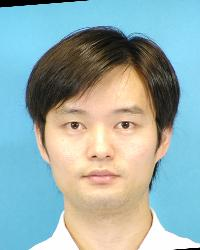
#> input picture model/test_images/input/test_img.jpg, 200 x 250 px
$ jupyter execute --allow-errors test.ipynb
#> lines starting #> are read from the running program, lines starting #| are printed output that depends on the picture
### model/s2fgenerator/model.py
from abc import ABC, abstractmethod

from keras.initializers import RandomNormal
from keras import Input, activations
from keras.models import Model
from keras.layers import Concatenate
from keras.layers import Conv2D, Conv2DTranspose
from keras.layers import LeakyReLU
from keras.layers import BatchNormalization
from keras.layers import Dropout
from keras.layers import Activation


class Base_model(ABC):
    """
        Base model class for Generator and Discriminator
        *** For image size (W 256 x H 256) ***
    """
    def __init__(self):
        self.image_shape = (256, 256, 3)

    @abstractmethod
    def build(self):
        pass


    @abstractmethod
    def load_model(self, model_path):
        pass


class Generator(Base_model):
    """
        Generator model for (W 256 x H 256)

        :param n_kernel: number of kernels for Convolution (default=4)
        :type n_kernel: int

        :param n_strides: number of strides for Convolution (default=1)
        :type n_strides: int
    """

    def __init__(self, n_kernels=4, n_strides=2):
        super().__init__()
        self.n_kernels = n_kernels
        self.n_strides = n_strides

    # overrideing abstract method
    def build(self):
        """
            Building generator model using UNET

            :return: generator model
            :rtype: keras.engine.functional.Functional
        """

        # [60 lines left out: functions encoder, decoder, not called in this run]

        # weight initialization
        init = RandomNormal(stddev=0.02)
        input_layer = Input(self.image_shape)

        # encoders
        e1 = encoder(input_layer, 64, do_batchNorm=False)
        e2 = encoder(e1, 128)
        e3 = encoder(e2, 256)
        e4 = encoder(e3, 512,)
        e5 = encoder(e4, 512,)
        e6 = encoder(e5, 512,)
        e7 = encoder(e6, 512,)

        # bottleneck
        bottleneck = Conv2D(512,  kernel_size=self.n_kernels, strides=self.n_strides, padding="same",  kernel_initializer=init)(e7)
        bottleneck = Activation(activations.relu)(bottleneck)

        # decoders
        d1 = decoder(bottleneck, e7, 512)
        d2 = decoder(d1, e6, 512)
        d3 = decoder(d2, e5, 512)
        d4 = decoder(d3, e4, 512, do_dropout=False)
        d5 = decoder(d4, e3, 256, do_dropout=False)
        d6 = decoder(d5, e2, 128, do_dropout=False)
        d7 = decoder(d6, e1, 64, do_dropout=False)

        output_layer = Conv2DTranspose(3, kernel_size=self.n_kernels, strides=self.n_strides, padding='same',  kernel_initializer=init)(d7)
        output_layer = Activation(activations.tanh)(output_layer)

        model = Model(inputs=input_layer, outputs=output_layer, name='Generator')
        return model

    # overrideing abstract method
    def load_model(self, model_weight_path):
        """
            Build and load model's weight

            :param model_weight_path: path of saved model's weight
            :type model_wight: string

            :return: generator model with saved weight
            :rtype: keras.engine.functional.Functional
        """
        g = self.build()
        g.load_weights(model_weight_path)
        return g


class Discriminator(Base_model):
    """
        Discriminator model for (W 256 x H 256)

        :param optimizer: optimizer for discriminator model

        :param loss_func: loss function for discriminator model (default='binary_crossentropy')

        :loss_weight: loss weight for discriminator model (defalut=[0.5])

        :param n_kernel: number of kernels for Convolution (default=4)
        :type n_kernel: int

        :param n_strides: number of strides for Convolution (default=1)
        :type n_strides: int
    """
    # [88 lines left out: functions __init__, build, load_model, not called in this run]


class GAN(Base_model):
    """
        GAN model for (W 256 x H 256)

        :param generator: generator model
        :type generator: keras.engine.functional.Functional

        :param discriminator: discriminator model
        :type discriminator: keras.engine.functional.Functional

        :param optimizer: optimizer for GAN model

        :param loss_func: loss function for GAN model (default=['binary_crossentropy', 'mae'])

        :param loss_weights: loss weights for GAN model (default=[1,100])
    """
    # [44 lines left out: functions __init__, build, load_model, not called in this run]

### model/test.ipynb
[cell 1]
from s2fgenerator.model import Generator
from helper.helper_func import predict_one_img, plot_one_gen_image
import cv2

#> (a cell that did not finish here is left out)

[cell 3]
img = cv2.imread("test_images/input/test_img.jpg", 0)
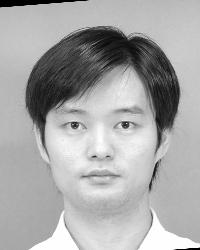
#> img: shape (250, 200); min 0, max 255, mean 167.6
img = img[50:, 0:]
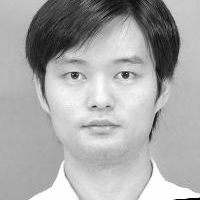
#> img: shape (200, 200); min 0, max 255, mean 169.4

#> (the rest of this cell did not finish here and is left out)
